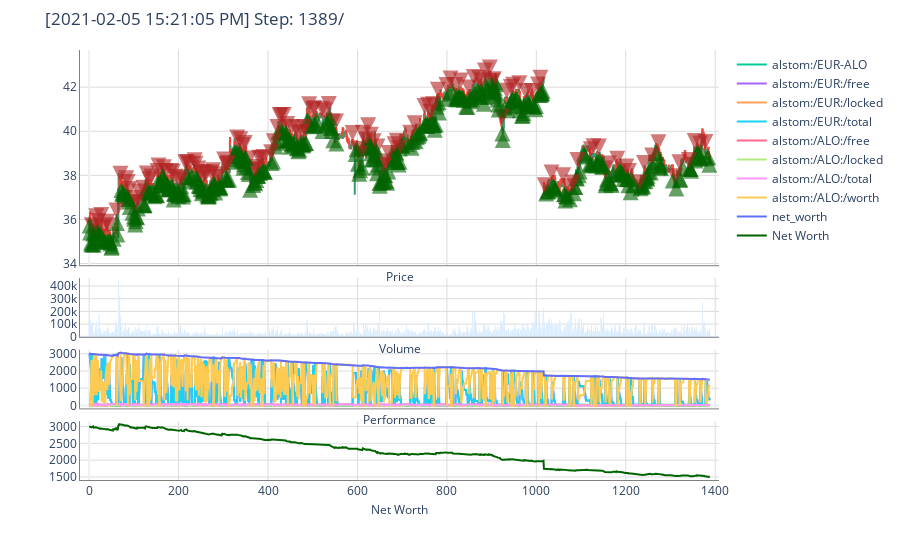

Notebook cell for this chart:
### Code cell
print('Net worth {}'.format(portfolio.net_worth))
observation = env.reset()
while True:
    action, _ = agent.predict(observation)
    observation, reward, done, info = env.step(action)
    if done:
        break
env.render()
